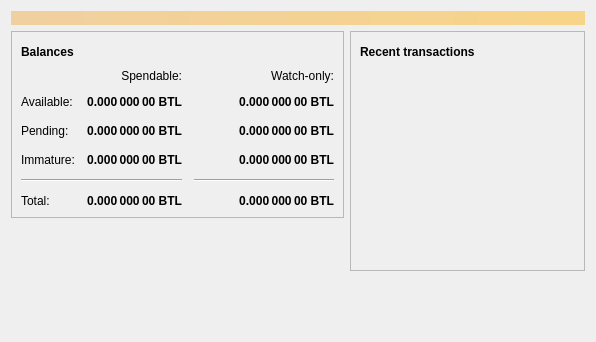
<?xml version="1.0" encoding="UTF-8"?>
<ui version="4.0">
 <class>OverviewPage</class>
 <widget class="QWidget" name="OverviewPage">
  <property name="geometry">
   <rect>
    <x>0</x>
    <y>0</y>
    <width>596</width>
    <height>342</height>
   </rect>
  </property>
  <property name="windowTitle">
   <string>Form</string>
  </property>
  <layout class="QVBoxLayout" name="topLayout">
   <item>
    <widget class="QLabel" name="labelAlerts">
     <property name="visible">
      <bool>false</bool>
     </property>
     <property name="styleSheet">
      <string notr="true">QLabel { background-color: qlineargradient(x1: 0, y1: 0, x2: 1, y2: 0, stop:0 #F0D0A0, stop:1 #F8D488); color:#000000; }</string>
     </property>
     <property name="wordWrap">
      <bool>true</bool>
     </property>
     <property name="margin">
      <number>3</number>
     </property>
     <property name="textInteractionFlags">
      <set>Qt::TextSelectableByMouse</set>
     </property>
    </widget>
   </item>
   <item>
    <layout class="QHBoxLayout" name="horizontalLayout" stretch="1,1">
     <item>
      <layout class="QVBoxLayout" name="verticalLayout_2">
       <item>
        <widget class="QFrame" name="frame">
         <property name="frameShape">
          <enum>QFrame::StyledPanel</enum>
         </property>
         <property name="frameShadow">
          <enum>QFrame::Raised</enum>
         </property>
         <layout class="QVBoxLayout" name="verticalLayout_4">
          <item>
           <layout class="QHBoxLayout" name="horizontalLayout_4">
            <item>
             <widget class="QLabel" name="label_5">
              <property name="font">
               <font>
                <weight>75</weight>
                <bold>true</bold>
               </font>
              </property>
              <property name="text">
               <string>Balances</string>
              </property>
             </widget>
            </item>
            <item>
             <widget class="QPushButton" name="labelWalletStatus">
              <property name="enabled">
               <bool>true</bool>
              </property>
              <property name="maximumSize">
               <size>
                <width>30</width>
                <height>16777215</height>
               </size>
              </property>
              <property name="toolTip">
               <string>The displayed information may be out of date. Your wallet automatically synchronizes with the BitcoinLambo network after a connection is established, but this process has not completed yet.</string>
              </property>
              <property name="text">
               <string/>
              </property>
              <property name="icon">
               <iconset resource="../bitcoinlambo.qrc">
                <normaloff>:/icons/warning</normaloff>
                <disabledoff>:/icons/warning</disabledoff>:/icons/warning</iconset>
              </property>
              <property name="iconSize">
               <size>
                <width>24</width>
                <height>24</height>
               </size>
              </property>
              <property name="flat">
               <bool>true</bool>
              </property>
             </widget>
            </item>
            <item>
             <spacer name="horizontalSpacer_3">
              <property name="orientation">
               <enum>Qt::Horizontal</enum>
              </property>
              <property name="sizeHint" stdset="0">
               <size>
                <width>40</width>
                <height>20</height>
               </size>
              </property>
             </spacer>
            </item>
           </layout>
          </item>
          <item>
           <layout class="QGridLayout" name="gridLayout">
            <property name="spacing">
             <number>12</number>
            </property>
            <item row="2" column="2">
             <widget class="QLabel" name="labelWatchPending">
              <property name="font">
               <font>
                <weight>75</weight>
                <bold>true</bold>
               </font>
              </property>
              <property name="cursor">
               <cursorShape>IBeamCursor</cursorShape>
              </property>
              <property name="toolTip">
               <string>Unconfirmed transactions to watch-only addresses</string>
              </property>
              <property name="text">
               <string notr="true">0.000 000 00 BTL</string>
              </property>
              <property name="alignment">
               <set>Qt::AlignRight|Qt::AlignTrailing|Qt::AlignVCenter</set>
              </property>
              <property name="textInteractionFlags">
               <set>Qt::LinksAccessibleByMouse|Qt::TextSelectableByKeyboard|Qt::TextSelectableByMouse</set>
              </property>
             </widget>
            </item>
            <item row="2" column="1">
             <widget class="QLabel" name="labelUnconfirmed">
              <property name="font">
               <font>
                <weight>75</weight>
                <bold>true</bold>
               </font>
              </property>
              <property name="cursor">
               <cursorShape>IBeamCursor</cursorShape>
              </property>
              <property name="toolTip">
               <string>Total of transactions that have yet to be confirmed, and do not yet count toward the spendable balance</string>
              </property>
              <property name="text">
               <string notr="true">0.000 000 00 BTL</string>
              </property>
              <property name="alignment">
               <set>Qt::AlignRight|Qt::AlignTrailing|Qt::AlignVCenter</set>
              </property>
              <property name="textInteractionFlags">
               <set>Qt::LinksAccessibleByMouse|Qt::TextSelectableByKeyboard|Qt::TextSelectableByMouse</set>
              </property>
             </widget>
            </item>
            <item row="3" column="2">
             <widget class="QLabel" name="labelWatchImmature">
              <property name="font">
               <font>
                <weight>75</weight>
                <bold>true</bold>
               </font>
              </property>
              <property name="cursor">
               <cursorShape>IBeamCursor</cursorShape>
              </property>
              <property name="toolTip">
               <string>Mined balance in watch-only addresses that has not yet matured</string>
              </property>
              <property name="text">
               <string notr="true">0.000 000 00 BTL</string>
              </property>
              <property name="alignment">
               <set>Qt::AlignRight|Qt::AlignTrailing|Qt::AlignVCenter</set>
              </property>
              <property name="textInteractionFlags">
               <set>Qt::LinksAccessibleByMouse|Qt::TextSelectableByKeyboard|Qt::TextSelectableByMouse</set>
              </property>
             </widget>
            </item>
            <item row="4" column="0" colspan="2">
             <widget class="Line" name="line">
              <property name="orientation">
               <enum>Qt::Horizontal</enum>
              </property>
             </widget>
            </item>
            <item row="4" column="2">
             <widget class="Line" name="lineWatchBalance">
              <property name="sizePolicy">
               <sizepolicy hsizetype="Preferred" vsizetype="Fixed">
                <horstretch>0</horstretch>
                <verstretch>0</verstretch>
               </sizepolicy>
              </property>
              <property name="minimumSize">
               <size>
                <width>140</width>
                <height>0</height>
               </size>
              </property>
              <property name="orientation">
               <enum>Qt::Horizontal</enum>
              </property>
             </widget>
            </item>
            <item row="5" column="0">
             <widget class="QLabel" name="labelTotalText">
              <property name="text">
               <string>Total:</string>
              </property>
             </widget>
            </item>
            <item row="3" column="1">
             <widget class="QLabel" name="labelImmature">
              <property name="font">
               <font>
                <weight>75</weight>
                <bold>true</bold>
               </font>
              </property>
              <property name="cursor">
               <cursorShape>IBeamCursor</cursorShape>
              </property>
              <property name="toolTip">
               <string>Mined balance that has not yet matured</string>
              </property>
              <property name="text">
               <string notr="true">0.000 000 00 BTL</string>
              </property>
              <property name="alignment">
               <set>Qt::AlignRight|Qt::AlignTrailing|Qt::AlignVCenter</set>
              </property>
              <property name="textInteractionFlags">
               <set>Qt::LinksAccessibleByMouse|Qt::TextSelectableByKeyboard|Qt::TextSelectableByMouse</set>
              </property>
             </widget>
            </item>
            <item row="2" column="3">
             <spacer name="horizontalSpacer_2">
              <property name="orientation">
               <enum>Qt::Horizontal</enum>
              </property>
              <property name="sizeHint" stdset="0">
               <size>
                <width>40</width>
                <height>20</height>
               </size>
              </property>
             </spacer>
            </item>
            <item row="3" column="0">
             <widget class="QLabel" name="labelImmatureText">
              <property name="text">
               <string>Immature:</string>
              </property>
             </widget>
            </item>
            <item row="5" column="1">
             <widget class="QLabel" name="labelTotal">
              <property name="font">
               <font>
                <weight>75</weight>
                <bold>true</bold>
               </font>
              </property>
              <property name="cursor">
               <cursorShape>IBeamCursor</cursorShape>
              </property>
              <property name="toolTip">
               <string>Your current total balance</string>
              </property>
              <property name="text">
               <string notr="true">0.000 000 00 BTL</string>
              </property>
              <property name="alignment">
               <set>Qt::AlignRight|Qt::AlignTrailing|Qt::AlignVCenter</set>
              </property>
              <property name="textInteractionFlags">
               <set>Qt::LinksAccessibleByMouse|Qt::TextSelectableByKeyboard|Qt::TextSelectableByMouse</set>
              </property>
             </widget>
            </item>
            <item row="5" column="2">
             <widget class="QLabel" name="labelWatchTotal">
              <property name="font">
               <font>
                <weight>75</weight>
                <bold>true</bold>
               </font>
              </property>
              <property name="cursor">
               <cursorShape>IBeamCursor</cursorShape>
              </property>
              <property name="toolTip">
               <string>Current total balance in watch-only addresses</string>
              </property>
              <property name="text">
               <string notr="true">0.000 000 00 BTL</string>
              </property>
              <property name="alignment">
               <set>Qt::AlignRight|Qt::AlignTrailing|Qt::AlignVCenter</set>
              </property>
              <property name="textInteractionFlags">
               <set>Qt::LinksAccessibleByMouse|Qt::TextSelectableByKeyboard|Qt::TextSelectableByMouse</set>
              </property>
             </widget>
            </item>
            <item row="0" column="2">
             <widget class="QLabel" name="labelWatchonly">
              <property name="text">
               <string>Watch-only:</string>
              </property>
              <property name="alignment">
               <set>Qt::AlignRight|Qt::AlignTrailing|Qt::AlignVCenter</set>
              </property>
             </widget>
            </item>
            <item row="1" column="0">
             <widget class="QLabel" name="labelBalanceText">
              <property name="text">
               <string>Available:</string>
              </property>
             </widget>
            </item>
            <item row="1" column="1">
             <widget class="QLabel" name="labelBalance">
              <property name="font">
               <font>
                <weight>75</weight>
                <bold>true</bold>
               </font>
              </property>
              <property name="cursor">
               <cursorShape>IBeamCursor</cursorShape>
              </property>
              <property name="toolTip">
               <string>Your current spendable balance</string>
              </property>
              <property name="text">
               <string notr="true">0.000 000 00 BTL</string>
              </property>
              <property name="alignment">
               <set>Qt::AlignRight|Qt::AlignTrailing|Qt::AlignVCenter</set>
              </property>
              <property name="textInteractionFlags">
               <set>Qt::LinksAccessibleByMouse|Qt::TextSelectableByKeyboard|Qt::TextSelectableByMouse</set>
              </property>
             </widget>
            </item>
            <item row="1" column="2">
             <widget class="QLabel" name="labelWatchAvailable">
              <property name="font">
               <font>
                <weight>75</weight>
                <bold>true</bold>
               </font>
              </property>
              <property name="cursor">
               <cursorShape>IBeamCursor</cursorShape>
              </property>
              <property name="toolTip">
               <string>Your current balance in watch-only addresses</string>
              </property>
              <property name="text">
               <string notr="true">0.000 000 00 BTL</string>
              </property>
              <property name="alignment">
               <set>Qt::AlignRight|Qt::AlignTrailing|Qt::AlignVCenter</set>
              </property>
              <property name="textInteractionFlags">
               <set>Qt::LinksAccessibleByMouse|Qt::TextSelectableByKeyboard|Qt::TextSelectableByMouse</set>
              </property>
             </widget>
            </item>
            <item row="2" column="0">
             <widget class="QLabel" name="labelPendingText">
              <property name="text">
               <string>Pending:</string>
              </property>
             </widget>
            </item>
            <item row="0" column="1">
             <widget class="QLabel" name="labelSpendable">
              <property name="text">
               <string>Spendable:</string>
              </property>
              <property name="alignment">
               <set>Qt::AlignRight|Qt::AlignTrailing|Qt::AlignVCenter</set>
              </property>
             </widget>
            </item>
           </layout>
          </item>
         </layout>
        </widget>
       </item>
       <item>
        <spacer name="verticalSpacer">
         <property name="orientation">
          <enum>Qt::Vertical</enum>
         </property>
         <property name="sizeHint" stdset="0">
          <size>
           <width>20</width>
           <height>40</height>
          </size>
         </property>
        </spacer>
       </item>
      </layout>
     </item>
     <item>
      <layout class="QVBoxLayout" name="verticalLayout_3">
       <item>
        <widget class="QFrame" name="frame_2">
         <property name="frameShape">
          <enum>QFrame::StyledPanel</enum>
         </property>
         <property name="frameShadow">
          <enum>QFrame::Raised</enum>
         </property>
         <layout class="QVBoxLayout" name="verticalLayout">
          <item>
           <layout class="QHBoxLayout" name="horizontalLayout_2">
            <item>
             <widget class="QLabel" name="label_4">
              <property name="font">
               <font>
                <weight>75</weight>
                <bold>true</bold>
               </font>
              </property>
              <property name="text">
               <string>Recent transactions</string>
              </property>
             </widget>
            </item>
            <item>
             <widget class="QPushButton" name="labelTransactionsStatus">
              <property name="enabled">
               <bool>true</bool>
              </property>
              <property name="maximumSize">
               <size>
                <width>30</width>
                <height>16777215</height>
               </size>
              </property>
              <property name="toolTip">
               <string>The displayed information may be out of date. Your wallet automatically synchronizes with the BitcoinLambo network after a connection is established, but this process has not completed yet.</string>
              </property>
              <property name="text">
               <string/>
              </property>
              <property name="icon">
               <iconset resource="../bitcoinlambo.qrc">
                <normaloff>:/icons/warning</normaloff>
                <disabledoff>:/icons/warning</disabledoff>:/icons/warning</iconset>
              </property>
              <property name="iconSize">
               <size>
                <width>24</width>
                <height>24</height>
               </size>
              </property>
              <property name="flat">
               <bool>true</bool>
              </property>
             </widget>
            </item>
            <item>
             <spacer name="horizontalSpacer">
              <property name="orientation">
               <enum>Qt::Horizontal</enum>
              </property>
              <property name="sizeHint" stdset="0">
               <size>
                <width>40</width>
                <height>20</height>
               </size>
              </property>
             </spacer>
            </item>
           </layout>
          </item>
          <item>
           <widget class="QListView" name="listTransactions">
            <property name="styleSheet">
             <string notr="true">QListView { background: transparent; }</string>
            </property>
            <property name="frameShape">
             <enum>QFrame::NoFrame</enum>
            </property>
            <property name="verticalScrollBarPolicy">
             <enum>Qt::ScrollBarAlwaysOff</enum>
            </property>
            <property name="horizontalScrollBarPolicy">
             <enum>Qt::ScrollBarAlwaysOff</enum>
            </property>
            <property name="selectionMode">
             <enum>QAbstractItemView::NoSelection</enum>
            </property>
           </widget>
          </item>
         </layout>
        </widget>
       </item>
       <item>
        <spacer name="verticalSpacer_2">
         <property name="orientation">
          <enum>Qt::Vertical</enum>
         </property>
         <property name="sizeHint" stdset="0">
          <size>
           <width>20</width>
           <height>40</height>
          </size>
         </property>
        </spacer>
       </item>
      </layout>
     </item>
    </layout>
   </item>
  </layout>
 </widget>
 <resources/>
 <connections/>
</ui>
